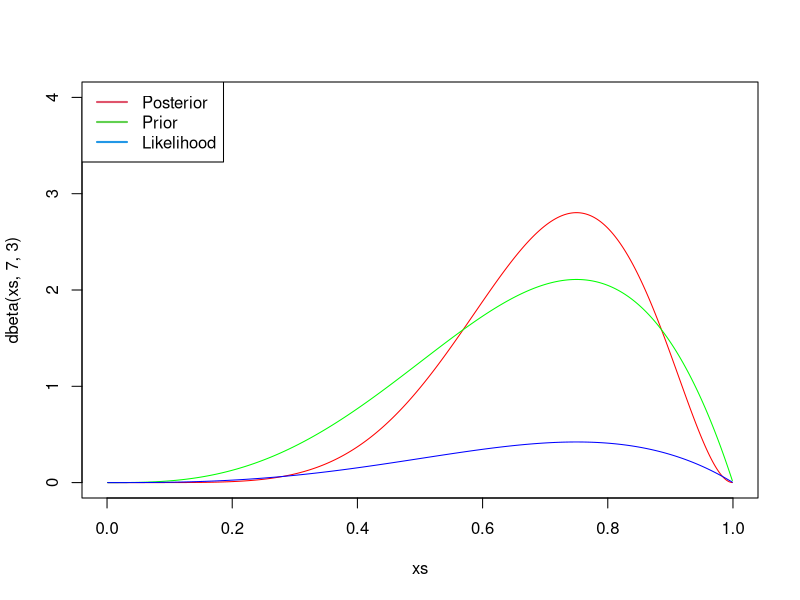
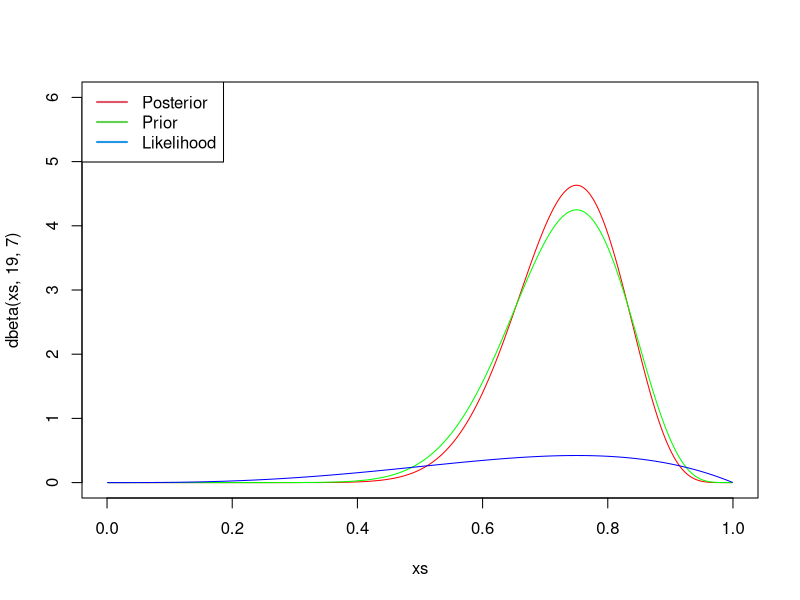
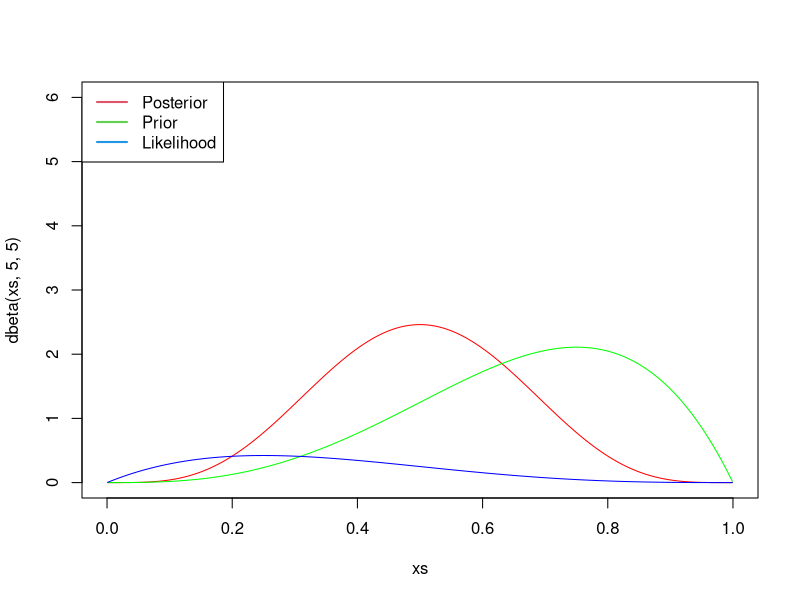
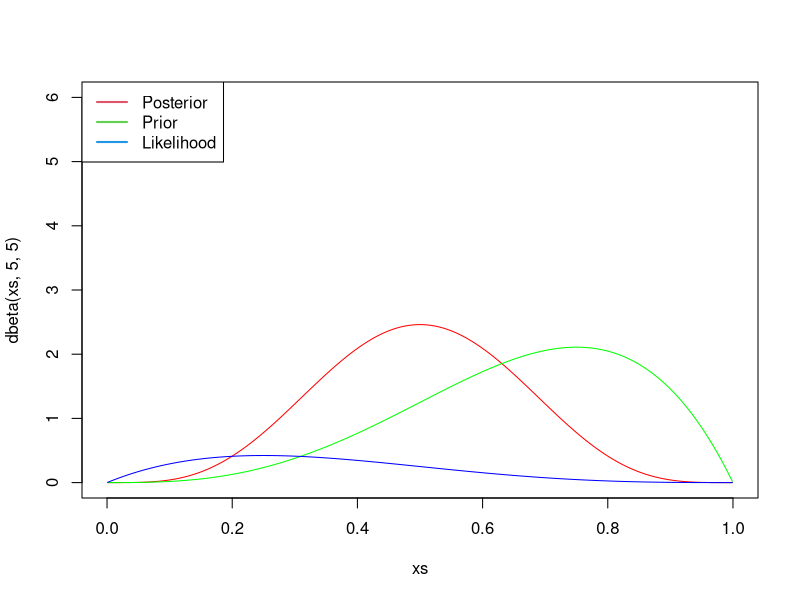
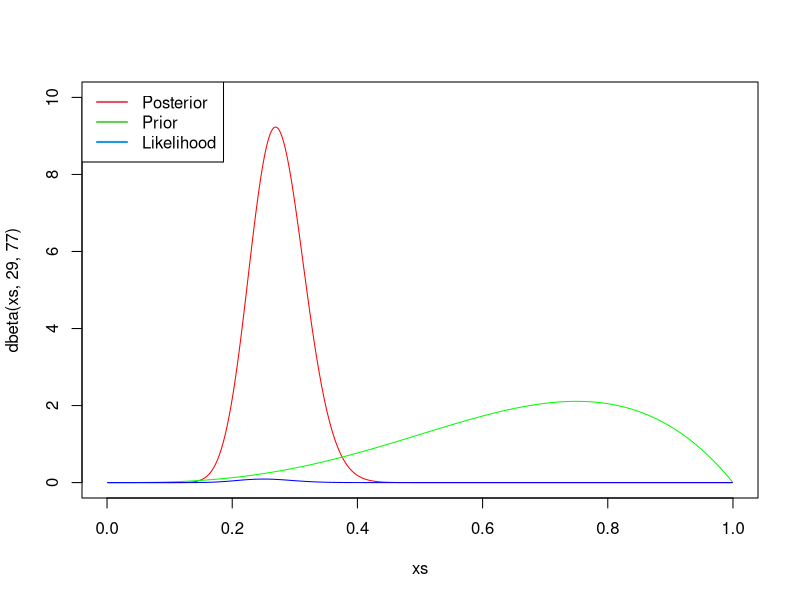

The R source for these figures, in order:
rm(list = ls())
set.seed(440)
library(data.table)
library(ggplot2)
library(gridExtra)

# define x range for plotting
xs = seq(.001, .999, .001)

set.seed(440)
xs = seq(.001, .999, .001)
#prior 1
plot(xs,dbeta(xs,7,3),type="l",col="red",ylim=c(0,4),xlim=c(0,1))
lines(xs,dbeta(xs,4,2),col="green")
lines(xs,dbinom(3,4,xs),col = "blue")
legend(x = "topleft",          # Position
       legend = c("Posterior", "Prior", "Likelihood"),  # Legend texts
       col = c( 2, 3, 4),           # Line colors
       lwd = 2)                 # Line width

#prior 2
set.seed(440)
plot(xs,dbeta(xs,19,7),type="l",col="red",ylim=c(0,6),xlim=c(0,1))
lines(xs,dbeta(xs,16,6),col="green")
lines(xs,dbinom(3,4,xs),col = "blue")
legend(x = "topleft",          # Position
       legend = c("Posterior", "Prior", "Likelihood"),  # Legend texts
       col = c( 2, 3, 4),           # Line colors
       lwd = 2)                 # Line width


#part 1
set.seed(440)
plot(xs,dbeta(xs,5,5),type="l",col="red",ylim=c(0,6),xlim=c(0,1))
lines(xs,dbeta(xs,4,2),col="green")
lines(xs,dbinom(1,4,xs),col = "blue")
legend(x = "topleft",          # Position
       legend = c("Posterior", "Prior", "Likelihood"),  # Legend texts
       col = c( 2, 3, 4),           # Line colors
       lwd = 2)                 # Line width



#part 2
set.seed(440)
plot(xs,dbeta(xs,5,5),type="l",col="red",ylim=c(0,6),xlim=c(0,1))
lines(xs,dbeta(xs,4,2),col="green")
lines(xs,dbinom(1,4,xs),col = "blue")
legend(x = "topleft",          # Position
       legend = c("Posterior", "Prior", "Likelihood"),  # Legend texts
       col = c( 2, 3, 4),           # Line colors
       lwd = 2)                 # Line width


#part 3
set.seed(440)
plot(xs,dbeta(xs,29,77),type="l",col="red",ylim=c(0,10),xlim=c(0,1))
lines(xs,dbeta(xs,4,2),col="green")
lines(xs,dbinom(25,100,xs),col = "blue")
legend(x = "topleft",          # Position
       legend = c("Posterior", "Prior", "Likelihood"),  # Legend texts
       col = c( 2, 3, 4),           # Line colors
       lwd = 2)                 # Line width





